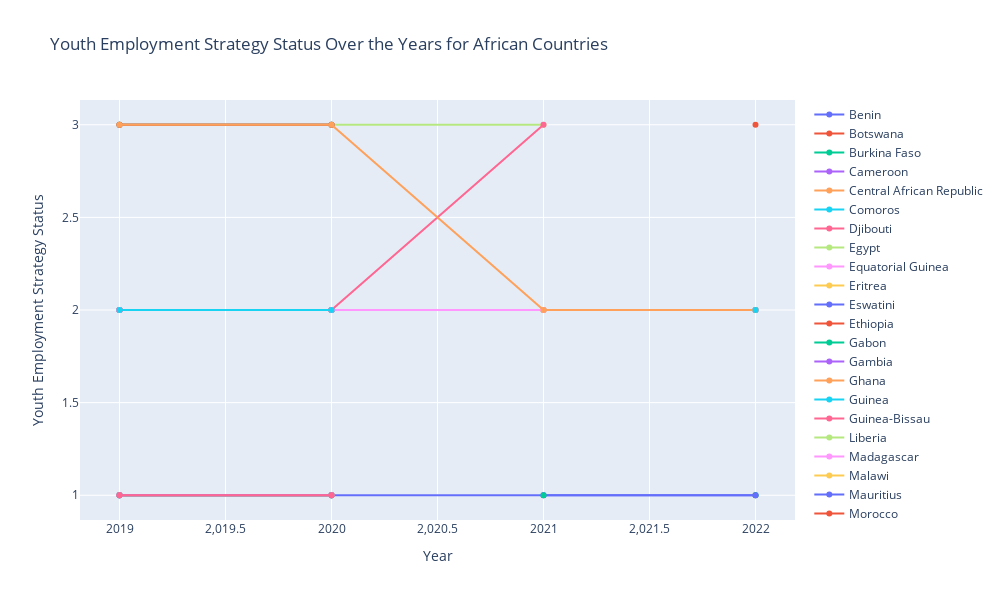

The notebook cell saved with this chart:
### Code cell
import plotly.graph_objects as go

# Assuming df is your DataFrame
# Filter DataFrame for only African countries
df2['Year']=df2['Year'].astype(int)
df2_africa = df2[(df2['Entity'].isin(african_countries)) & (df2['Year'].between(2019, 2022))]


# Pivot the DataFrame to get years as columns and countries as index
pivot_df = df2_africa.pivot(index='Entity', columns='Year', values='Youth_Employment_Strategy_Status')

# Create a Plotly figure
fig = go.Figure()

# Add a line for each country
for country in pivot_df.index:
    fig.add_trace(go.Scatter(x=pivot_df.columns, y=pivot_df.loc[country], mode='lines+markers', name=country))

# Set the layout
fig.update_layout(title='Youth Employment Strategy Status Over the Years for African Countries',
                  xaxis_title='Year',
                  yaxis_title='Youth Employment Strategy Status',
                  autosize=False,
                  width=1000,
                  height=600)

# Show the figure
fig.show()

### Figure 1 — Plotly figure (JSON) as saved in the notebook; plotly's stock layout.template omitted (floating-point values rounded to 4 significant figures)
{"data": [{"mode": "lines+markers", "name": "Benin", "type": "scatter", "x": [2019, 2020, 2021, 2022], "y": [2, 2, null, null]}, {"mode": "lines+markers", "name": "Botswana", "type": "scatter", "x": [2019, 2020, 2021, 2022], "y": [1, 1, null, null]}, {"mode": "lines+markers", "name": "Burkina Faso", "type": "scatter", "x": [2019, 2020, 2021, 2022], "y": [2, 2, null, null]}, {"mode": "lines+markers", "name": "Cameroon", "type": "scatter", "x": [2019, 2020, 2021, 2022], "y": [2, 2, null, null]}, {"mode": "lines+markers", "name": "Central African Republic", "type": "scatter", "x": [2019, 2020, 2021, 2022], "y": [2, 2, null, null]}, {"mode": "lines+markers", "name": "Comoros", "type": "scatter", "x": [2019, 2020, 2021, 2022], "y": [2, 2, 2, 2]}, {"mode": "lines+markers", "name": "Djibouti", "type": "scatter", "x": [2019, 2020, 2021, 2022], "y": [null, null, 2, null]}, {"mode": "lines+markers", "name": "Egypt", "type": "scatter", "x": [2019, 2020, 2021, 2022], "y": [3, 3, 3, null]}, {"mode": "lines+markers", "name": "Equatorial Guinea", "type": "scatter", "x": [2019, 2020, 2021, 2022], "y": [1, 1, null, null]}, {"mode": "lines+markers", "name": "Eritrea", "type": "scatter", "x": [2019, 2020, 2021, 2022], "y": [null, null, null, 1]}, {"mode": "lines+markers", "name": "Eswatini", "type": "scatter", "x": [2019, 2020, 2021, 2022], "y": [1, 1, null, null]}, {"mode": "lines+markers", "name": "Ethiopia", "type": "scatter", "x": [2019, 2020, 2021, 2022], "y": [2, 2, null, null]}, {"mode": "lines+markers", "name": "Gabon", "type": "scatter", "x": [2019, 2020, 2021, 2022], "y": [1, 1, null, null]}, {"mode": "lines+markers", "name": "Gambia", "type": "scatter", "x": [2019, 2020, 2021, 2022], "y": [2, 2, null, null]}, {"mode": "lines+markers", "name": "Ghana", "type": "scatter", "x": [2019, 2020, 2021, 2022], "y": [3, 3, null, null]}, {"mode": "lines+markers", "name": "Guinea", "type": "scatter", "x": [2019, 2020, 2021, 2022], "y": [1, 1, null, null]}, {"mode": "lines+markers", "name": "Guinea-Bissau", "type": "scatter", "x": [2019, 2020, 2021, 2022], "y": [2, 2, null, null]}, {"mode": "lines+markers", "name": "Liberia", "type": "scatter", "x": [2019, 2020, 2021, 2022], "y": [2, 2, 2, null]}, {"mode": "lines+markers", "name": "Madagascar", "type": "scatter", "x": [2019, 2020, 2021, 2022], "y": [2, 2, 2, 2]}, {"mode": "lines+markers", "name": "Malawi", "type": "scatter", "x": [2019, 2020, 2021, 2022], "y": [null, null, 2, 2]}, {"mode": "lines+markers", "name": "Mauritius", "type": "scatter", "x": [2019, 2020, 2021, 2022], "y": [1, 1, 1, 1]}, {"mode": "lines+markers", "name": "Morocco", "type": "scatter", "x": [2019, 2020, 2021, 2022], "y": [3, 3, null, null]}, {"mode": "lines+markers", "name": "Mozambique", "type": "scatter", "x": [2019, 2020, 2021, 2022], "y": [null, null, null, 1]}, {"mode": "lines+markers", "name": "Namibia", "type": "scatter", "x": [2019, 2020, 2021, 2022], "y": [2, 2, null, 2]}, {"mode": "lines+markers", "name": "Nigeria", "type": "scatter", "x": [2019, 2020, 2021, 2022], "y": [2, 2, null, null]}, {"mode": "lines+markers", "name": "Rwanda", "type": "scatter", "x": [2019, 2020, 2021, 2022], "y": [3, 3, null, null]}, {"mode": "lines+markers", "name": "Sao Tome and Principe", "type": "scatter", "x": [2019, 2020, 2021, 2022], "y": [2, 2, 3, null]}, {"mode": "lines+markers", "name": "Senegal", "type": "scatter", "x": [2019, 2020, 2021, 2022], "y": [1, 1, null, null]}, {"mode": "lines+markers", "name": "Seychelles", "type": "scatter", "x": [2019, 2020, 2021, 2022], "y": [2, 2, 2, 2]}, {"mode": "lines+markers", "name": "Sierra Leone", "type": "scatter", "x": [2019, 2020, 2021, 2022], "y": [1, 1, null, null]}, {"mode": "lines+markers", "name": "Somalia", "type": "scatter", "x": [2019, 2020, 2021, 2022], "y": [null, null, 1, 1]}, {"mode": "lines+markers", "name": "South Africa", "type": "scatter", "x": [2019, 2020, 2021, 2022], "y": [3, 3, null, 3]}, {"mode": "lines+markers", "name": "South Sudan", "type": "scatter", "x": [2019, 2020, 2021, 2022], "y": [null, null, 1, null]}, {"mode": "lines+markers", "name": "Tanzania", "type": "scatter", "x": [2019, 2020, 2021, 2022], "y": [1, 1, null, null]}, {"mode": "lines+markers", "name": "Tunisia", "type": "scatter", "x": [2019, 2020, 2021, 2022], "y": [3, 3, 2, 2]}, {"mode": "lines+markers", "name": "Zambia", "type": "scatter", "x": [2019, 2020, 2021, 2022], "y": [2, 2, null, 2]}, {"mode": "lines+markers", "name": "Zimbabwe", "type": "scatter", "x": [2019, 2020, 2021, 2022], "y": [1, 1, null, null]}], "layout": {"autosize": false, "height": 600, "title": {"text": "Youth Employment Strategy Status Over the Years for African Countries"}, "width": 1000, "xaxis": {"title": {"text": "Year"}}, "yaxis": {"title": {"text": "Youth Employment Strategy Status"}}}}
